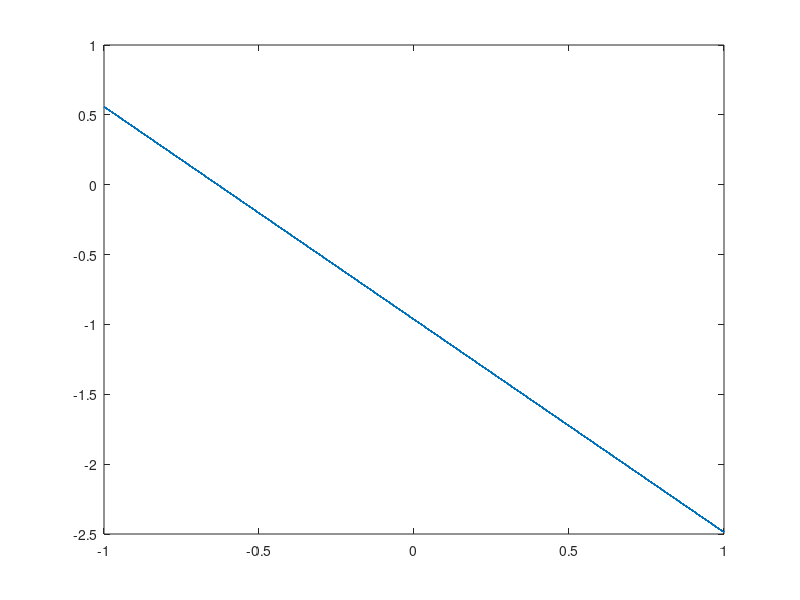

Write MATLAB code to recreate this figure.
clear all 
clc
%% Zad1
A = 1;
t = 0:0.01:10;
p100 = (rand(1,100)-0.5)*2;
p1000 = (rand(1,1000)-0.5)*2;

p100(p100<0) = -A;
p100(p100>=0) = A;

p1000(p1000<0) = -A;
p1000(p1000>=0) = A;

%fazy  = rand(1,6)*2*pi;
fazy = load("fazy.mat");
fazy = fazy.fazy;
psin = A*sin(pi*t*0.24 + fazy(1)) + A*sin(pi*t*0.42+ fazy(2)) + A*sin(pi*t*0.14+ fazy(3)) + A*sin(pi*t*0.74+ fazy(4)) + A*sin(pi*t*0.36+ fazy(5)) + A*sin(pi*t*0.66+ fazy(6));
plot(psin,'o')

%% Zad2
A = [1 -0.5 -0.7 0.5];  
B = [0.7 0.3];

y100 = filter(B,A,p100); 
plot(y100);

y1000 = filter(B,A,p1000);
plot(y1000)

ysin = filter(B,A,psin);
plot(ysin)

w100  = randn(size(y100))  * sqrt(0.1 * var(y100));
w1000 = randn(size(y1000)) * sqrt(0.1 * var(y1000));
wsin  = randn(size(ysin))  * sqrt(0.1 * var(ysin));


%% Zad3 
% Metoda najmniejszych kwadratów
N = length(w100); % liczba pomiarów
M = 3; % liczba parametrów
for i=1:N-M
    for j=1:M+1
        U(i,j) = w100(N+2-j-i);
    end

end
ym100 = y100(M+1:N)';
b100 = (U'*U)^(-1)*U'*ym100;

yMNK100 = polyval(b100,p100);
plot(p100,yMNK100)

N = length(w100); % liczba pomiarów
M = 3; % liczba parametrów
for i=1:N-M
    for j=1:M+1
        U(i,j) = w1000(N+2-j-i);
    end

end
ym1000 = y1000(M+1:N)';
b1000 = (U'*U)^(-1)*U'*ym1000;



